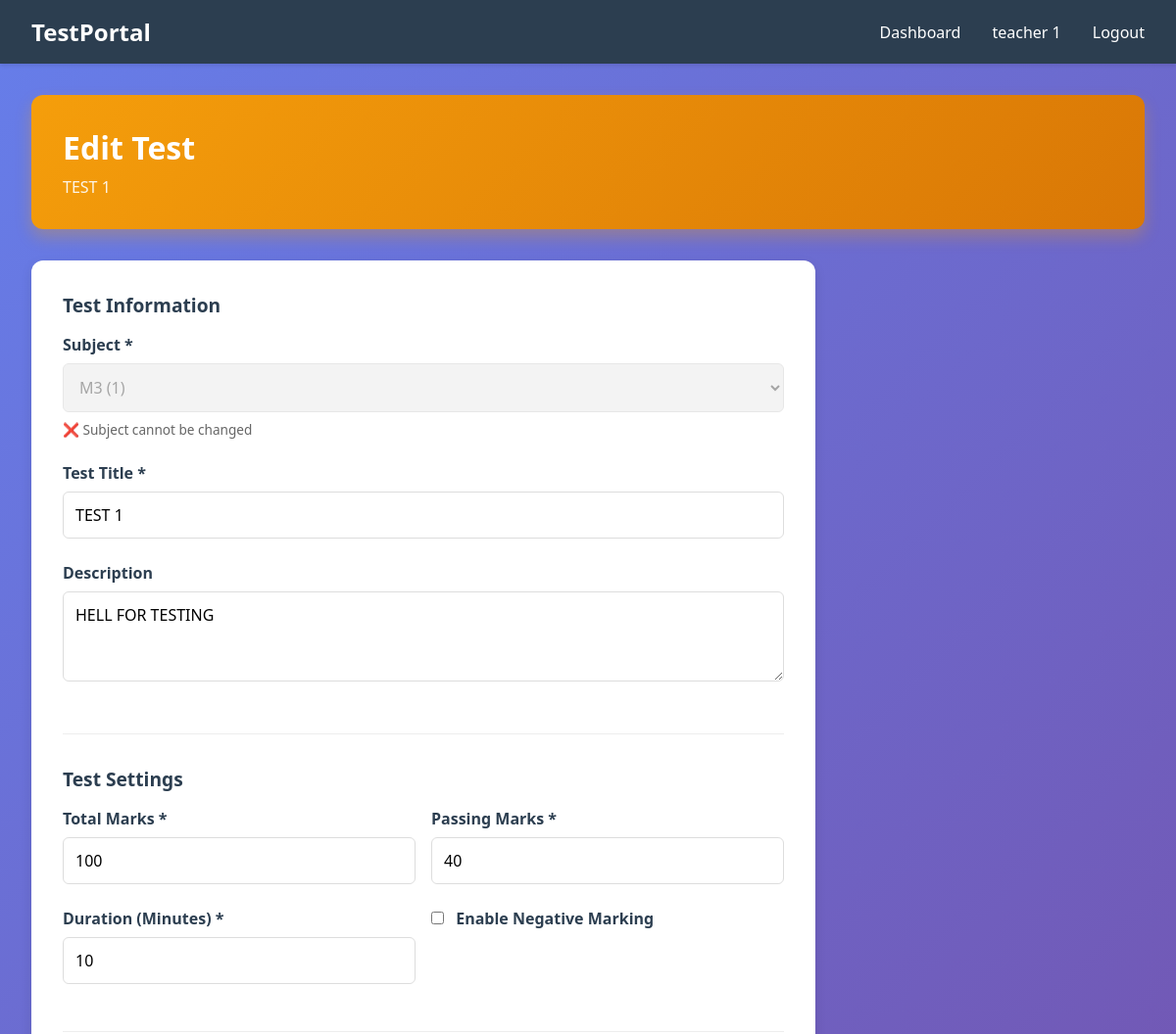
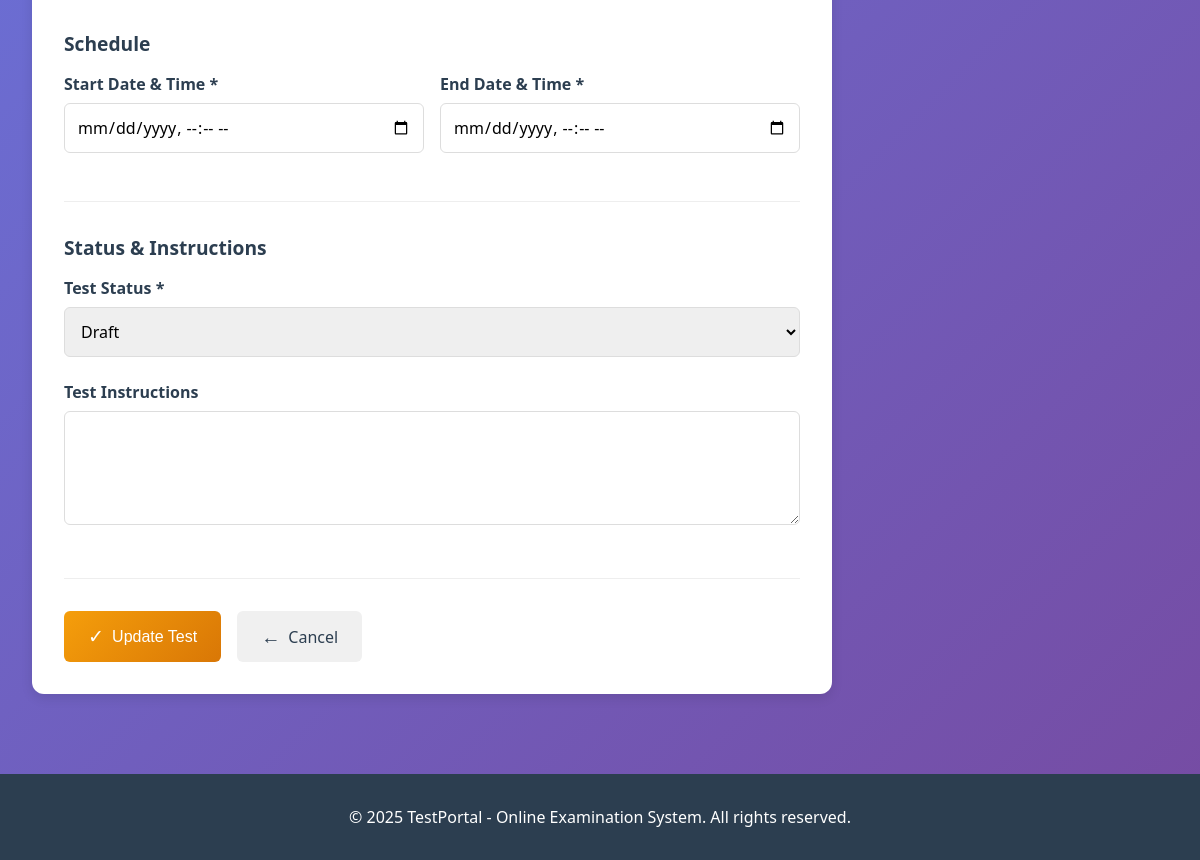
/questions/tests/3/edit/ (signed in), run on the app's committed database (2 pictures, top to bottom).
### accounts/models.py (models this page shows, shortened)
class User(AbstractUser):
    ROLE_CHOICES = (
        ('ADMIN', 'Admin'),
        ('HOD', 'HOD'),
        ('TEACHER', 'Teacher'),
        ('STUDENT', 'Student'),
    )
    role = models.CharField(max_length=20, choices=ROLE_CHOICES)
    groups = models.ManyToManyField(
        'auth.Group',
        verbose_name='groups',
        blank=True,
        related_name='custom_user_groups'
    )
    user_permissions = models.ManyToManyField(
        'auth.Permission',
        verbose_name='user permissions',
        blank=True,
        related_name='custom_user_permissions'
    )

### questions/models.py (models this page shows, shortened)
class Test(models.Model):
    STATUS_CHOICES = (
        ('DRAFT', 'Draft'),
        ('ACTIVE', 'Active'),
        ('CLOSED', 'Closed'),
    )
    title = models.CharField(max_length=255)
    description = models.TextField()
    subject = models.ForeignKey(Subject, on_delete=models.CASCADE, related_name='tests')
    created_by = models.ForeignKey(User, on_delete=models.CASCADE, related_name='created_tests')
    status = models.CharField(max_length=20, choices=STATUS_CHOICES, default='DRAFT')
    total_marks = models.IntegerField(default=100)
    duration_minutes = models.IntegerField(default=60)  # Duration in minutes
    passing_marks = models.IntegerField(default=40)
    start_date = models.DateTimeField()
    end_date = models.DateTimeField()
    is_negative_marking = models.BooleanField(default=False)
    negative_mark_per_question = models.FloatField(default=0)
    instructions = models.TextField(blank=True)
    created_at = models.DateTimeField(auto_now_add=True)
    updated_at = models.DateTimeField(auto_now=True)
    class Meta:
        ordering = ['-created_at']

class Subject(models.Model):
    name = models.CharField(max_length=100, unique=True)
    code = models.CharField(max_length=20, unique=True)
    department = models.CharField(max_length=100)
    year = models.IntegerField()
    description = models.TextField(blank=True)
    created_at = models.DateTimeField(auto_now_add=True)
    class Meta:
        ordering = ['name']

### questions/views.py (the view, shortened to what this page needs)
# urls.py: path('tests/<int:test_id>/edit/', views.edit_test, name='edit_test'),
@login_required(login_url='accounts:login')
def edit_test(request, test_id):
    test = get_object_or_404(Test, id=test_id)
    if request.user != test.created_by and request.user.role != 'ADMIN':
        messages.error(request, 'You do not have permission to edit this test')
        return redirect('questions:test_list')
    subjects = Subject.objects.all()
    if request.user.role == 'HOD':
        try:
            hod_profile = HODProfile.objects.get(user=request.user)
            subjects = subjects.filter(department=hod_profile.department)
        except HODProfile.DoesNotExist:
            subjects = Subject.objects.none()
    elif request.user.role == 'TEACHER':
        try:
            teacher_profile = TeacherProfile.objects.get(user=request.user)
            subjects = subjects.filter(
                department=teacher_profile.department,
                year=teacher_profile.year
            )
        except TeacherProfile.DoesNotExist:
            subjects = Subject.objects.none()
    context = {'test': test, 'subjects': subjects}
    return render(request, 'questions/edit_test.html', context)

### templates/questions/edit_test.html (shortened to what this page needs)
{% extends 'base.html' %}
{% block content %}
<div class="dashboard-container">
    <div class="dashboard-header" style="background: linear-gradient(135deg, #f59e0b 0%, #d97706 100%);">
        <h1>Edit Test</h1>
        <p class="header-subtitle">{{ test.title }}</p>
    </div>
    <div class="content-card" style="max-width: 800px;">
        <form method="POST" class="form-container">
            <div class="form-section">
                <h3>Test Information</h3>
                <div class="form-group">
                    <label for="subject">Subject *</label>
                    <select id="subject" name="subject" required disabled>
                        <option value="{{ test.subject.id }}" selected>{{ test.subject.name }} ({{ test.subject.code }})</option>
                    </select>
                    <p style="font-size: 0.85rem; color: #666; margin-top: 0.5rem;">❌ Subject cannot be changed</p>
                </div>
                <div class="form-group">
                    <label for="title">Test Title *</label>
                    <input type="text" id="title" name="title" value="{{ test.title }}" required>
                </div>
                <div class="form-group">
                    <label for="description">Description</label>
                    <textarea id="description" name="description" rows="3">{{ test.description }}</textarea>
                </div>
            </div>
            <div class="form-section">
                <h3>Test Settings</h3>
                <div style="display: grid; grid-template-columns: 1fr 1fr; gap: 1rem;">
                    <div class="form-group">
                        <label for="total_marks">Total Marks *</label>
                        <input type="number" id="total_marks" name="total_marks" value="{{ test.total_marks }}" min="1" required>
                    </div>
                    <div class="form-group">
                        <label for="passing_marks">Passing Marks *</label>
                        <input type="number" id="passing_marks" name="passing_marks" value="{{ test.passing_marks }}" min="0" required>
                    </div>
                </div>
                <div style="display: grid; grid-template-columns: 1fr 1fr; gap: 1rem;">
                    <div class="form-group">
                        <label for="duration_minutes">Duration (Minutes) *</label>
                        <input type="number" id="duration_minutes" name="duration_minutes" value="{{ test.duration_minutes }}" min="1" required>
                    </div>
                    <div class="form-group">
                        <label for="is_negative_marking">
                            <input type="checkbox" id="is_negative_marking" name="is_negative_marking" {% if test.is_negative_marking %}checked{% endif %}>
                            Enable Negative Marking
                        </label>
                    </div>
                </div>
            </div>
            <div class="form-section">
                <h3>Schedule</h3>
                <div style="display: grid; grid-template-columns: 1fr 1fr; gap: 1rem;">
                    <div class="form-group">
                        <label for="start_date">Start Date & Time *</label>
                        <input type="datetime-local" id="start_date" name="start_date" value="{{ test.start_date|date:'Y-m-dTH:i' }}" required>
                    </div>
                    <div class="form-group">
                        <label for="end_date">End Date & Time *</label>
                        <input type="datetime-local" id="end_date" name="end_date" value="{{ test.end_date|date:'Y-m-dTH:i' }}" required>
                    </div>
                </div>
            </div>
            <div class="form-section">
                <h3>Status & Instructions</h3>
                <div class="form-group">
                    <label for="status">Test Status *</label>
                    <select id="status" name="status" required>
                        <option value="DRAFT" {% if test.status == 'DRAFT' %}selected{% endif %}>Draft</option>
                    </select>
                </div>
                <div class="form-group">
                    <label for="instructions">Test Instructions</label>
                    <textarea id="instructions" name="instructions" rows="4">{{ test.instructions }}</textarea>
                </div>
            </div>
            <div class="form-actions">
                <button type="submit" class="btn btn-primary">
                    <span class="btn-icon">✓</span> Update Test
                </button>
                <a href="{% url 'questions:test_detail' test.id %}" class="btn btn-secondary">
                    <span class="btn-icon">←</span> Cancel
                </a>
            </div>
        </form>
    </div>
</div>
{% endblock %}

### templates/base.html (shortened to what this page needs)
<!DOCTYPE html>
<html lang="en">
<head>
</head>
<body>
    {% if user.is_authenticated %}
    <nav class="navbar">
        <div class="navbar-container">
            <h1>TestPortal</h1>
            <div class="navbar-links">
                <a href="{% url 'accounts:admin_dashboard' %}">Dashboard</a>
                <span>{{ user.get_full_name|default:user.username }}</span>
                <a href="{% url 'accounts:admin_logout' %}">Logout</a>
            </div>
        </div>
    </nav>
    {% endif %}
    <div class="container">
        {% block content %}{% endblock %}
    </div>
    <footer class="footer">
        <p>&copy; 2025 TestPortal - Online Examination System. All rights reserved.</p>
    </footer>
</body>
</html>

### templates/questions/edit_test.html (style rules this page uses)
.dashboard-container { max-width: 1400px; margin: 0 auto; }
.dashboard-header { color: white; padding: 2rem; border-radius: 12px; margin-bottom: 2rem; box-shadow: 0 8px 16px rgba(245, 158, 11, 0.3); }
.dashboard-header h1 { margin: 0 0 0.5rem 0; font-size: 2rem; }
.header-subtitle { margin: 0; opacity: 0.9; }
.content-card { background: white; padding: 2rem; border-radius: 12px; box-shadow: 0 4px 12px rgba(0, 0, 0, 0.1); }
.form-section { margin-bottom: 2rem; padding-bottom: 1.5rem; border-bottom: 1px solid #eee; }
.form-section h3 { margin: 0 0 1rem 0; color: #2c3e50; font-size: 1.2rem; }
.form-group { margin-bottom: 1.5rem; }
.form-group label { display: block; margin-bottom: 0.5rem; font-weight: 600; color: #2c3e50; }
.form-group input, .form-group textarea, .form-group select { width: 100%; padding: 0.75rem; border: 1px solid #ddd; border-radius: 6px; font-size: 1rem; font-family: inherit; }
.form-group input[type="checkbox"] { width: auto; margin-right: 0.5rem; }
.form-actions { display: flex; gap: 1rem; margin-top: 2rem; }
.btn { display: inline-flex; align-items: center; gap: 0.5rem; padding: 0.75rem 1.5rem; border: none; border-radius: 6px; font-size: 1rem; text-decoration: none; cursor: pointer; transition: all 0.3s; font-weight: 500; }
.btn-primary { background: linear-gradient(135deg, #f59e0b 0%, #d97706 100%); color: white; }
.btn-secondary { background: #f0f0f0; color: #2c3e50; }
.btn-icon { font-size: 1.2rem; }

### data on the page
User: get_full_name "teacher 1"
Test: title "TEST 1", subject "M3 (1)", description "HELL FOR TESTING", total_marks "100", passing_marks "40", duration_minutes "10", status "Draft"
